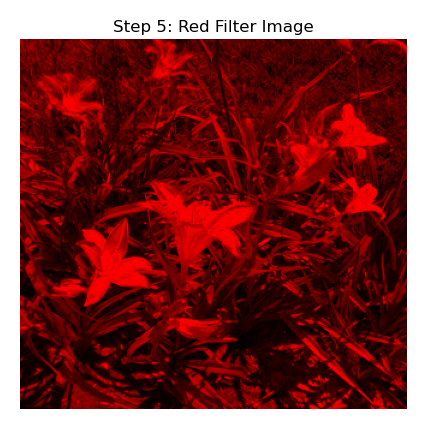
#> input picture MT-2318_Applied_Linear_Algebra/project_03/step5_redFilter.png, 426 x 429 px, given in place of daylilies.jpg, which was not available
$ python project3.py
#> lines starting #> are read from the running program, lines starting #| are printed output that depends on the picture; pictures that were not available may be replaced by others from this repository, and a replacement may not be noted
import matplotlib
matplotlib.use('Agg')

import numpy as np
import matplotlib.pyplot as plt
from PIL import Image

# =========================
# Helper function for saving with title
# =========================
def save_with_title(image, filename, title, cmap=None):
    plt.figure()
    if cmap:
        plt.imshow(image, cmap=cmap, vmin=0, vmax=255)
    else:
        plt.imshow(image)
    plt.title(title)
    plt.axis("off")
    plt.savefig(filename, bbox_inches="tight", pad_inches=0.2)
    plt.close()


# =========================
# Step 1: Load Image
# =========================

img = Image.open("daylilies.jpg").convert("RGB")
ImJPG = np.array(img)

m, n, l = ImJPG.shape
#> m = 429; n = 426; l = 3

print("Shape:", ImJPG.shape)
#| Shape: (429, 426, 3)
print("m =", m)
#| m = 429
print("n =", n)
#| n = 426
print("l =", l)
#| l = 3

save_with_title(ImJPG, "step1_original.png", "Step 1: Original Image")


# =========================
# Step 2: RGB Channels (grayscale)
# =========================

redChannel = ImJPG[:, :, 0]
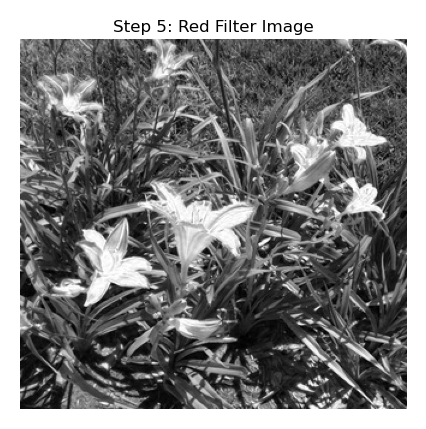
#> redChannel: shape (429, 426); min 0, max 255, mean 129
greenChannel = ImJPG[:, :, 1]
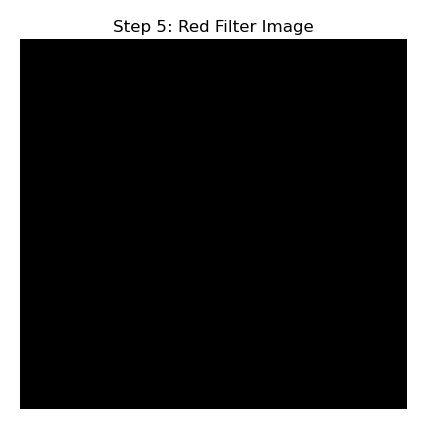
#> greenChannel: shape (429, 426); min 0, max 255, mean 54.3
blueChannel = ImJPG[:, :, 2]

save_with_title(redChannel, "step2_redChannel.png", "Step 2: Red Channel", cmap="gray")
save_with_title(greenChannel, "step2_greenChannel.png", "Step 2: Green Channel", cmap="gray")
save_with_title(blueChannel, "step2_blueChannel.png", "Step 2: Blue Channel", cmap="gray")


# =========================
# Step 3: Grayscale (matrix method)
# =========================

GrayMatrix = np.array([
    [1/3, 1/3, 1/3],
    [1/3, 1/3, 1/3],
    [1/3, 1/3, 1/3]
])

pixels = ImJPG.astype(float).reshape(-1, 3)

gray_pixels = pixels @ GrayMatrix.T
gray_pixels = np.clip(gray_pixels, 0, 255).astype(np.uint8)

ImJPG_Gray = gray_pixels.reshape(m, n, 3)
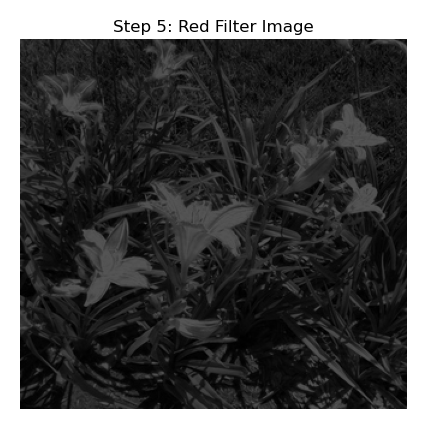
#> ImJPG_Gray: shape (429, 426, 3); min 0, max 255, mean 78.9

save_with_title(ImJPG_Gray, "step3_grayscale.png", "Step 3: Grayscale Image")


# =========================
# Step 4: Sepia (matrix method)
# =========================

SepiaMatrix = np.array([
    [0.393, 0.769, 0.189],
    [0.349, 0.686, 0.168],
    [0.272, 0.534, 0.131]
])

sepia_pixels = pixels @ SepiaMatrix.T
sepia_pixels = np.clip(sepia_pixels, 0, 255).astype(np.uint8)

ImJPG_Sepia = sepia_pixels.reshape(m, n, 3)

save_with_title(ImJPG_Sepia, "step4_sepia.png", "Step 4: Sepia Image")

# =========================
# Step 5: Red-only filter
# =========================

RedMatrix = np.array([
    [1, 0, 0],
    [0, 0, 0],
    [0, 0, 0]
])

red_pixels = pixels @ RedMatrix.T
red_pixels = np.clip(red_pixels, 0, 255).astype(np.uint8)

ImJPG_Red = red_pixels.reshape(m, n, 3)
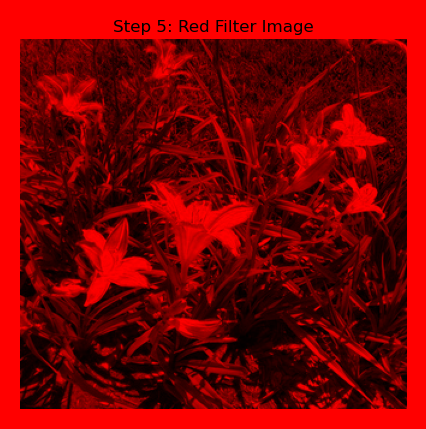
#> ImJPG_Red: shape (429, 426, 3); mean of channels 0, 1, 2 129, 0, 0; drawn as R, G, B

save_with_title(ImJPG_Red, "step5_redFilter.png", "Step 5: Red Filter Image")

# =========================
# Step 6: Color permutation
# =========================

PermuteMatrix = np.array([
    [0, 0, 1],
    [0, 1, 0],
    [1, 0, 0]
])

perm_pixels = pixels @ PermuteMatrix.T
perm_pixels = np.clip(perm_pixels, 0, 255).astype(np.uint8)

ImJPG_Perm = perm_pixels.reshape(m, n, 3)

save_with_title(ImJPG_Perm, "step6_permuted.png", "Step 6: Color Permutation")

# =========================
# Step 7: Determinants (invertibility check)
# =========================

print("\nStep 7: Determinants")

print("det(GrayMatrix) =", np.linalg.det(GrayMatrix))
print("det(SepiaMatrix) =", np.linalg.det(SepiaMatrix))
print("det(RedMatrix) =", np.linalg.det(RedMatrix))
print("det(PermuteMatrix) =", np.linalg.det(PermuteMatrix))

# =========================
# Step 8: Recover original using inverse
# =========================

PermuteInverse = np.linalg.inv(PermuteMatrix)

recovered_pixels = perm_pixels.astype(float) @ PermuteInverse.T
recovered_pixels = np.clip(recovered_pixels, 0, 255).astype(np.uint8)

ImJPG_Recovered = recovered_pixels.reshape(m, n, 3)

save_with_title(ImJPG_Recovered, "step8_recovered.png", "Step 8: Recovered Image")

$ run again, on MT-2318_Applied_Linear_Algebra/project_03/step6_permuted.png
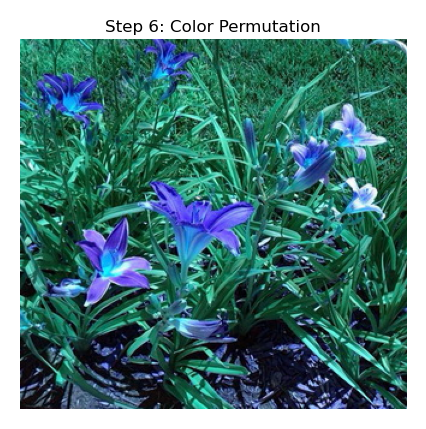
#> input picture MT-2318_Applied_Linear_Algebra/project_03/step6_permuted.png, 426 x 429 px, given in place of daylilies.jpg, which was not available
#| Shape: (429, 426, 3)
#| m = 429
#| n = 426
#| l = 3
#> `ImJPG_Sepia = sepia_pixels.reshape(m, n, 3)`:
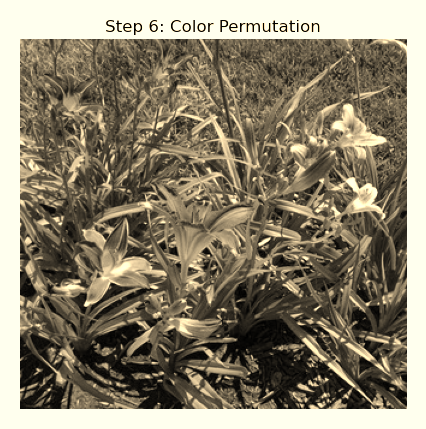
#> ImJPG_Sepia: shape (429, 426, 3); mean of channels 0, 1, 2 139, 129.9, 109.5; drawn as R, G, B
#> `ImJPG_Red = red_pixels.reshape(m, n, 3)`:
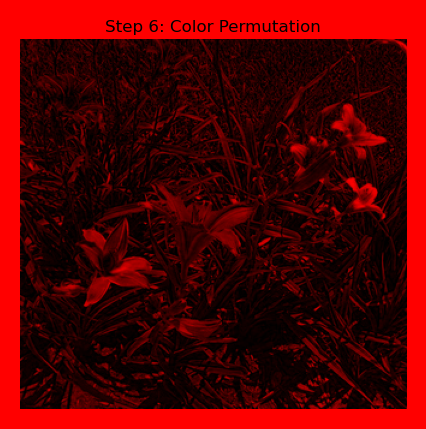
#> ImJPG_Red: shape (429, 426, 3); mean of channels 0, 1, 2 86.5, 0, 0; drawn as R, G, B
